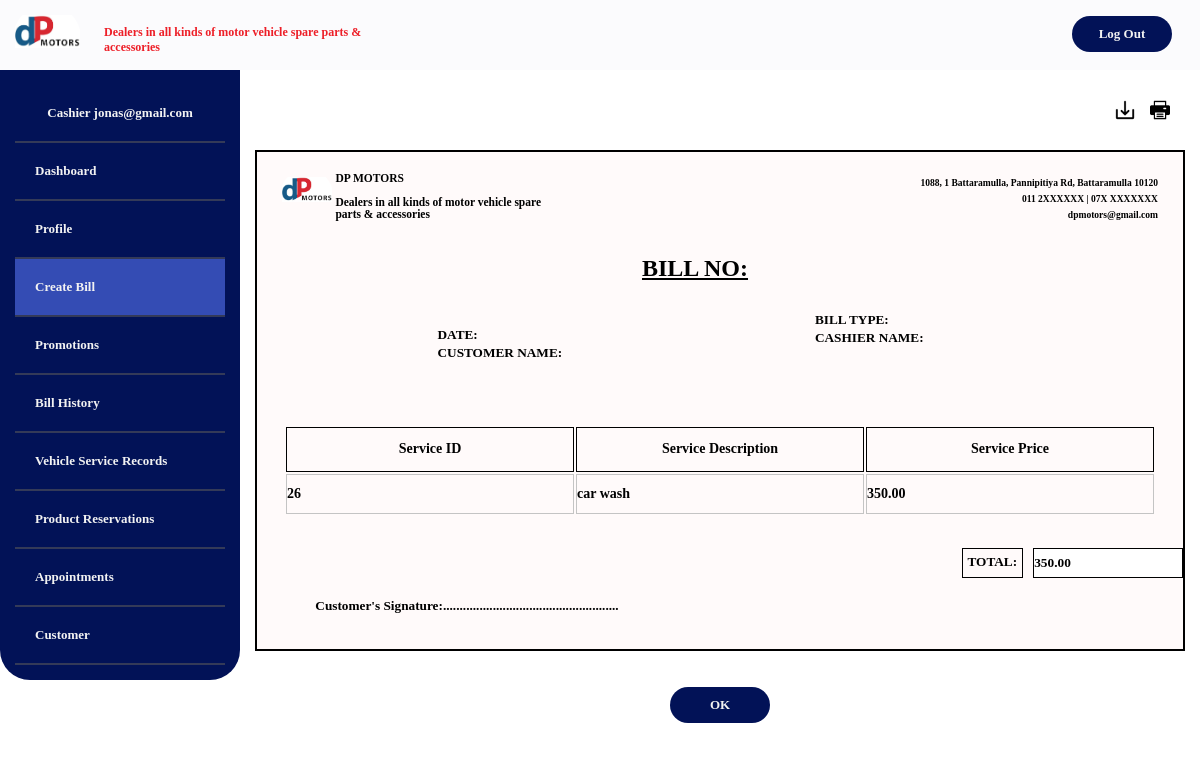
Screenshot of /UI/Cashier/cashierbills/CashierReadBills-Service.php (signed in) with the database file from the repository.
### tables this page shows
CREATE TABLE IF NOT EXISTS `servicebill` (
  `id` int(10) NOT NULL AUTO_INCREMENT,
  `sbill_no` varchar(255) NOT NULL,
  `billtype` varchar(255) NOT NULL,
  `cus_email` varchar(255) NOT NULL,
  `cus_name` varchar(255) NOT NULL,
  `cashier_name` varchar(255) NOT NULL,
  `datetime` date NOT NULL,
  `description` varchar(255) NOT NULL,
  `service_price` decimal(10,2) NOT NULL,
  PRIMARY KEY (`id`)
);

### UI/Cashier/cashierbills/CashierReadBills-Service.php (the view, shortened to what this page needs)
<?php
include '../../../includes/dbh.inc.php';
?>
<?php
$sbill_list = '';
$query= "SELECT * FROM servicebill ORDER BY id ASC";
$sbill = mysqli_query($conn, $query);
if ($sbill) {
    while ($value = mysqli_fetch_assoc($sbill)){
        $sbill_list .="<tr>";
        $sbill_list.="<td>{$value['id']}</td>";
        $sbill_list .="<td>{$value['description']}</td>";
        $sbill_list .="<td>{$value['service_price']}</td>";
        $sbill_list .="</tr>";
    }
}else{
    echo "Database connection failed.";
}
$sbill_no=$billtype=$cus_name=$cashier_name=$datetime=$description=$service_price ='';
?>
<!DOCTYPE HTML>
<html lang="en">
<head>
    <link rel="stylesheet" href="../../../css/main.css">
</head>
<body>
<div class="row r1">
<?php include_once("../cashierTopNav.php") ?>
</div>
<div class="row r3">
        <div class="col-15 sideNav">
            <?php include_once("../cashierSideNav.php") ?>
        </div>
        <div class="col-16 content">
            <div class="row">
                <div class="col-9 saveIcon-null"></div>
                <div class="col-3 saveIcon-main saveBill">
                    <img src="../../../images/tableIcons/download.png" class="saveIcon">
                    <img src="../../../images/tableIcons/printing.png" class="saveIcon">
                </div>
            </div>
            <div class="Bill">
                <div class="row">
                    <div class="col-13 billHeaderCol1">
                        <img src="../../../images/logo.png" class="BillLogo">
                    </div>
                    <div class="col-3 billHeaderCol2 BillHeaderText">
                        <h4>DP MOTORS</h4>
                        <br>
                        <h4>Dealers in all kinds of motor vehicle spare parts & accessories</h4>
                    </div>
                    <div class="col-14 billHeaderCol3 BillHeaderText">
                        <div class="billHeaderAlign"><h5>1088, 1 Battaramulla, Pannipitiya Rd, Battaramulla 10120</h5></div>
                        <div class="billHeaderAlign"><h5> 011 2XXXXXX | 07X XXXXXXX</h5></div>
                        <div class="billHeaderAlign"><h5> dpmotors@gmail.com</h5></div>
                    </div>
                </div>
                <div class="row">
                    <div class="col-12">
                        <h2 class="BillNo" style="margin-right:50px;" name="sbill_no"><u>BILL NO: <?php echo $sbill_no; ?></u><h2></h2>
                    </div>
                </div>
                <div class="row">
                    <div class="col-1 BillNull">  </div>
                    <div class="col-4 billGeneral" style="margin-left:80px;margin-top:15px;">
                        <div class="billGeneralDetails">
                            <h5>DATE: <?php echo $datetime; ?></h5>
                            <input type="text" name="datetime" class="billGeneralForm">
                        </div>
                        <div class="billGeneralDetails">
                            <h5>CUSTOMER NAME:<?php echo $cus_name; ?></h5>
                            <input type="text" name="cus_name" class="billGeneralForm">
                        </div>
                    </div>
                    <div class="col-1 BillNull">  </div>
                    <div class="col-4 billGeneral">
                        <div class="billGeneralDetails">
                            <h5>BILL TYPE:<?php echo $billtype; ?></h5>
                            <input type="text" name="billtype" class="billGeneralForm">
                        </div>
                        <div class="billGeneralDetails">
                            <h5>CASHIER NAME:<?php echo $cashier_name; ?></h5>
                            <input type="text" name="cashier_name" class="billGeneralForm">
                        </div>
                    </div>
                    <div class="col-1 BillNull">  </div>
                </div>
                <div class="row">
                    <div class="col-12 BillInfoContainer">
                        <table class="BillInfoTable1">
                                <thead>
                                    <tr>
                                        <th>Service ID</th>
                                        <th>Service Description</th>
                                        <th>Service Price</th>
                                    </tr>
                                </thead>
                                <?php echo $sbill_list;?>
                        </table>
                    </div>
                </div>
                    <?php
                          $query="SELECT SUM(service_price) AS 'sumservice' FROM servicebill";
                          $result=mysqli_query($conn,$query);
                          $data=mysqli_fetch_assoc($result);
                          ?>
                    <div class="row">
                        <div class="col-9 BillNull"> </div>
                        <div class="col-3 BillTotal">
                            <h5 class="billTotalLabel">TOTAL:</h5>
                            <input type="text" name="billTotal" class="billTotalForm" value="<?php echo $data['sumservice'];?>">
                        </div>
                        <div style="float:left;">
                            <h5 class="billTotalLabel" style="width:400px;border:none;margin-bottom:20px;">Customer's Signature:.....................................................</h5>
                    </div>
                    </div>
            </div> <!DOCTYPE HTML>
                <div class="col-12 BILLbutton">
                        <button class="navButton" onclick="document.location='createbill.php'">OK</button>
                </div>
        </div>
</body>
</html>
</body>
</html>

### css/responsive.css (style rules this page uses)
* { margin:0; padding:0; font-family: 'Tahoma'; font-weight:bold; box-sizing:border-box; }
[class*="col-"] { float: left; padding: 15px; border: 0px solid red; }
.row::after { content: ""; clear: both; display: table; }
.col-1 { width: 8.33%; }
.col-3 { width: 25%; }
.col-4 { width: 33.33%; }
.col-9 { width: 75%; }
.col-12 { width: 100%; }
.col-13 { width: 7%; }
.col-14 { width: 68%; }
.col-15 { width: 20%; }
.col-16 { width: 80%; }
.r1 { background-color: #FBFBFD; }
button { border-radius:25px; }
.navButton { border: none; background-color:#021257; width: 100px; padding: 10px 10px; transition-duration:0.4s; cursor: pointer; margin: 1px 5px; text-align: center; text-decoration: none; color:#F2F2F2; font-size: 13px; font-weight: bold; }
.sideNav { border-radius: 0px 0px 30px 30px; background-color: #021257; transition: 0.5s; overflow: hidden; }

### css/customer.css (style rules this page uses)
.tableIcon , .saveIcon { width:20px; cursor: pointer; }
.saveIcon { margin-left: 15px; }

### css/readBill.css (style rules this page uses)
.Bill { width:100%; background-color:#FFFAFA; border: 2px solid #000; margin-top: 15px; padding:10px; }
.BillLogo { height: auto; width: 50px; z-index: -1; }
.BillHeaderText { padding-top: 10px; padding-left: 5px; color: #000; font-size: 11.5px; }
.billHeaderAlign { display: flex; justify-content: end; padding-top: 5px; }
.BillNo { text-align: center; margin-top: 5px; }
.billGeneralDetails { display: flex; }
.billGeneralForm { margin-left: 5px; margin-bottom: 1.5px; width:40%; background-color:#FFFAFA; border: 0px solid #C4C4C4; }
.BillInfoContainer { align-content: center; margin-top: 15.5px; overflow-x: auto; }
.BillInfoTable1 , .BillInfoTable2 { width:100%; font-size: 14px; border: 0px solid #000; padding:2px; }
.BillInfoTable1 th, .BillInfoTable1 td { width: 20%; height:45px; border: 1px solid #000; }
.BillInfoTable1 td { margin-top: 50px; height: 40px; border: 0.5px solid #C4C4C4; }
.BillTotal { display: flex; }
.billTotalForm { width: 150px; height: 30px; margin-left: 10px; border: 1px solid #000; }
.billTotalLabel { width:70px; padding:5px; text-align: center; border: 1px solid #000; }
.BILLbutton { margin-top: 20px; text-align: center; }
.saveBill { display: flex; justify-content: end; }

### UI/Cashier/cashierbills/CashierReadBills-Service.php (style rules this page uses)
.th-user-table th,tr { padding:10px; }

### rows the page displays
servicebill: id "26", description "car wash", service_price "350.00"

### other values shown
$email "jonas@gmail.com"
